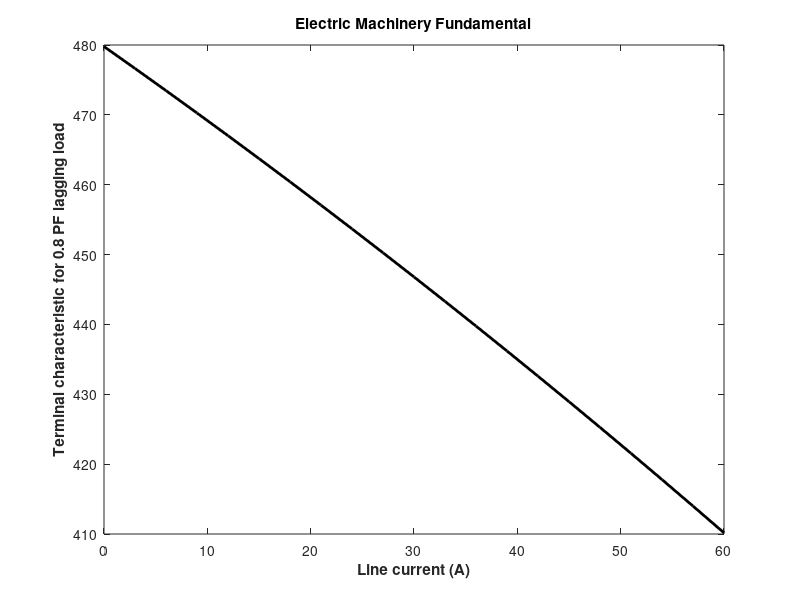

This chart was generated by the following MATLAB code: (Note: this script raises an error after producing the figure.)
%{
M-file: term_char_a.m
M-file to plot the terminal characteristices of the generator of example
5-4 with an 0.8pf lagging load.
first, initialize the current amplitude (21 values in the range 0-60A)
%}
i_a=(0:1:20)*3;
%Now initialize all other values
v_phase=zeros(1,21);
e_a=277.0;
x_s=1.0;
theta=36.87*(pi/180);%converted to radians
%now calculate v_phase for each current level
for ii=1:21
    v_phase(ii)=sqrt(e_a^2-(x_s*i_a(ii)*cos(theta))^2)-(x_s*i_a(ii)*sin(theta));
end
%calculate terminal voltage from the phase voltage
v_t=v_phase*sqrt(3);
%{
Plot the terminal characteristic, remembering the line current is the same
as i_a
%}
plot(i_a,v_t,'Color','k','Linewidth',2.0);
xlabel('Line current (A)','Fontweight','Bold');
ylabel('Terminal characteristic for 0.8 PF lagging load','Fontweight','Bold');
title('Electric Machinery Fundamental');
grind on;
axis([0 60 400 550]);